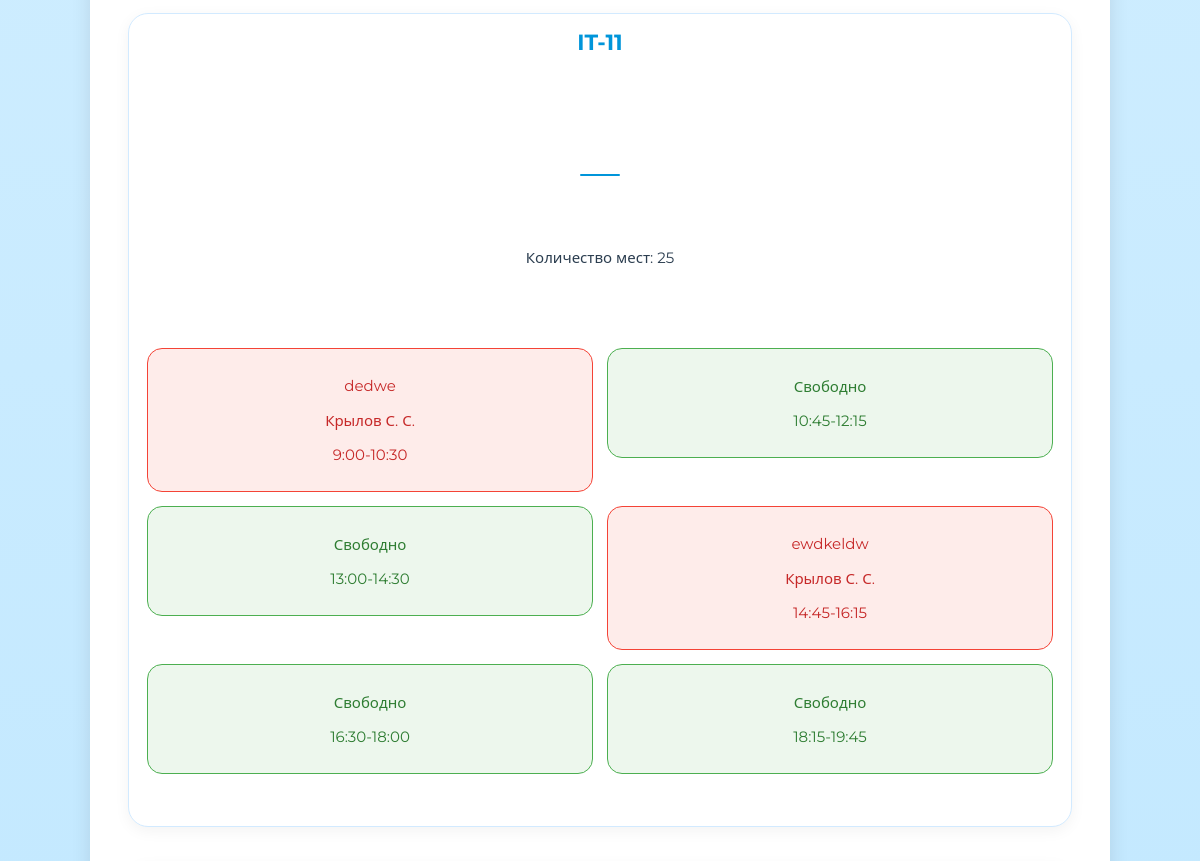
Page /main (middle part) on the earlier database version.
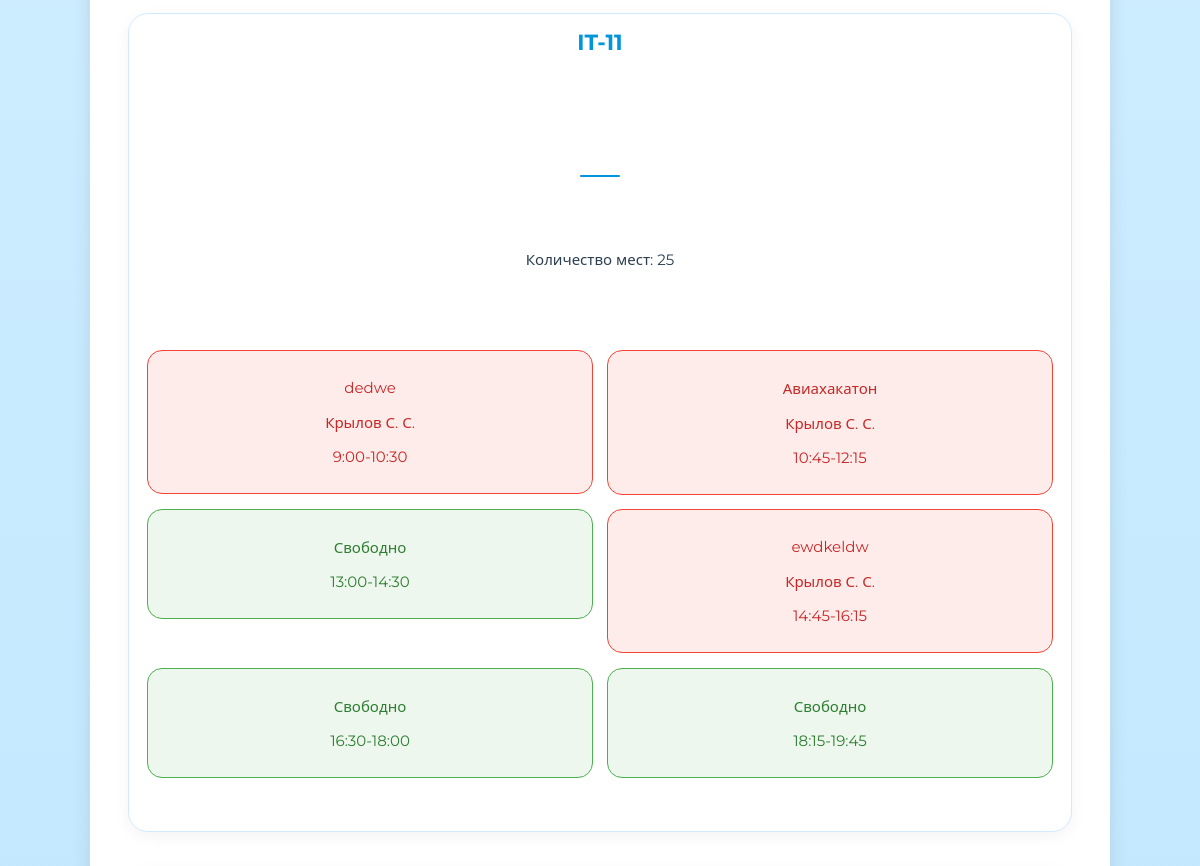
Same page on the later database version.
### main/models.py (models this page shows, shortened)
class IT_db_base(models.Model):
    Date = models.DateField("Дата")
    GroupIn900_1030 = models.CharField("Группа на 9.00-10.30", max_length=16, blank=True, default="")
    GroupIn1045_1215 = models.CharField("Группа на 10.45-12.15", max_length=16, blank=True, default="")
    GroupIn1300_1430 = models.CharField("Группа на 13.00-14.30", max_length=16, blank=True, default="")
    GroupIn1445_1615 = models.CharField("Группа на 14.45-16.15", max_length=16, blank=True, default="")
    GroupIn1630_1800 = models.CharField("Группа на 16.30-18.00", max_length=16, blank=True, default="")
    GroupIn1815_1945 = models.CharField("Группа на 18.15-19.45", max_length=16, blank=True, default="")
    OWNER_GroupIn900_1030 = models.CharField("Владелец группы на 9.00-10.30", max_length=50, blank=True, default="")
    OWNER_GroupIn1045_1215 = models.CharField("Владелец группы на 10.45-12.15", max_length=50, blank=True, default="")
    OWNER_GroupIn1300_1430 = models.CharField("Владелец группы на 13.00-14.30", max_length=50, blank=True, default="")
    OWNER_GroupIn1445_1615 = models.CharField("Владелец группы на 14.45-16.15", max_length=50, blank=True, default="")
    OWNER_GroupIn1630_1800 = models.CharField("Владелец группы на 16.30-18.00", max_length=50, blank=True, default="")
    OWNER_GroupIn1815_1945 = models.CharField("Владелец группы на 18.15-19.45", max_length=50, blank=True, default="")
    class Meta():
        abstract = True

class IT11_db(IT_db_base):
    class Meta():
        verbose_name = "Группа в IT-11"
        verbose_name_plural = "Группы в IT-11"
        ordering = ["Date"]

class Accounts(models.Model):
    name = models.CharField("Имя", max_length=50)
    surname = models.CharField("Фамилия", max_length=50)
    lastname = models.CharField("Отчество", max_length=50)
    department = models.CharField("Кафедра", max_length=6)
    login = models.CharField("Логин", max_length=50, unique=True)
    password = models.CharField("Пароль", max_length=128)
    class Meta():
        verbose_name = "Преподаватель"
        verbose_name_plural = "Преподаватели"

### main/views.py (the view, shortened to what this page needs)
# urls.py: path("main", views.main, name="main_page")
def main(request):
    data = {}
    data["account_mod"] = request.session.get("account_mod")
    error = request.session.pop("error", 0)
    audience_list = Audiences.objects.all()
    current_date = 0
    aditional_info = {
        "AudienceName": ["IT-5", "IT-11", "IT-15", "IT-17"]
    }
    quit = request.GET.get("quit")
    if quit:
        request.session.flush()
        return redirect("main_page")
    new_current_date = request.GET.get("current_date_index_from_form")
    if new_current_date and new_current_date != "None":
        current_date = int(new_current_date)
    if data["account_mod"] == 1:
        data["account"] = request.session.get("account")
    DataToFrontend = {
        "data": data,
        "audience_list": audience_list,
        "aditional_info": {
            "AudienceName": ["IT5", "IT11", "IT15", "IT17"],
            "SeatsQuantity": seats_quantity,
            "CurrentDateIndex": current_date,
            "AllLessonTimings": [
                ["GroupIn900_1030", "9:00-10:30"],
                ["GroupIn1045_1215", "10:45-12:15"],
                ["GroupIn1300_1430", "13:00-14:30"],
                ["GroupIn1445_1615", "14:45-16:15"],
                ["GroupIn1630_1800", "16:30-18:00"],
                ["GroupIn1815_1945", "18:15-19:45"]
            ]
        }
    }
    DataToFrontend["error"] = error
    return render(request, "main/main.html", DataToFrontend)

### main/templatetags/custom_filters.py (called while the page is built)
@register.filter()
def pretty_view(IT):
    prettyIT = f"IT-{IT[2:]}"
    return prettyIT

@register.filter()
def get_attr(first, second):
    if hasattr(first, second):
        return getattr(first, second)
    return None

@register.filter()
def get_item_from_dict(dictionary, key):
    if key in dictionary:
        return dictionary[key]
    return None

@register.filter()
def free_or_booked(timetable_item):
    if timetable_item:
        return "booked"
    return "free"

@register.filter()
def increment(num):
    return num + 1

@register.filter()
def get_date_from_current_date(audience_list, CurrentDateIndex):
    return audience_list[CurrentDateIndex].IT5.Date

@register.filter()
def get_element_from_list(arr, index):
    return arr[index]

@register.filter()
def get_teacher_FIO(verbose_name, date_auditory):
    date, auditory = date_auditory.split("|")
    date = int(date)
    auditory += "_db"
    Django_db_model = apps.get_model("main", auditory)
    all_objects = getattr(Django_db_model, "objects").all()
    audience_on_current_date = all_objects[date]
    OWNER_element = f"OWNER_{verbose_name}"
    owner_login = getattr(audience_on_current_date, OWNER_element)
    account = Accounts.objects.filter(login=owner_login).first()
    name = account.name[0] + "."
    surname = account.surname
    lastname = account.lastname[0] + "."
    return f"{surname} {name} {lastname}"

@register.filter()
def get_teacher_login(verbose_name, date_auditory):
    date, auditory = date_auditory.split("|")
    date = int(date)
    auditory += "_db"
    Django_db_model = apps.get_model("main", auditory)
    all_objects = getattr(Django_db_model, "objects").all()
    audience_on_current_date = all_objects[date]
    OWNER_element = f"OWNER_{verbose_name}"
    owner_login = getattr(audience_on_current_date, OWNER_element)
    return owner_login

@register.filter()
def concatenate(date, auditory):
    return f"{date}|{auditory}"

### main/templates/main/main.html (shortened to what this page needs)
{% load static %}
{% load custom_filters %}
<!DOCTYPE html>
<html lang="ru">
  <head>
    <link rel="stylesheet" href="{% static 'main/css/main.css' %}">
    <link rel="stylesheet" href="https://cdnjs.cloudflare.com/ajax/libs/font-awesome/6.4.0/css/all.min.css">
  </head>
  <body>
    <main>
      {% with current_date=aditional_info.CurrentDateIndex %}
        <div id="Timetable">
          {% for name in aditional_info.AudienceName %}
            <div class="box {% if data.account_mod == 1 %}allow-edit{% endif %}">
              <h2>{{ name|pretty_view }}</h2>
              <p class="audience-info">Количество мест: {{ aditional_info.SeatsQuantity|get_item_from_dict:name }}</p>
              {% with el=audience_list|get_element_from_list:current_date %}
                {% with IT=el|get_attr:name %}
                  {% for i in aditional_info.AllLessonTimings %}
                    {% with group=IT|get_attr:i.0 %}
                      <form action="{% url 'main_page' %}" method="POST" class="edit-group-info">
                        {% with date_auditory=current_date|concatenate:name %}
                          <div
                            class="Timetable-item {{ group|free_or_booked }}"
                            {% if group|free_or_booked == "free" or data.account.login == i.0|get_teacher_login:date_auditory %}
                              tabindex="0"
                            {% endif %}
                            >
                            {% if group %}
                              <p>{{ group }}</p>
                              <p>{{ i.0|get_teacher_FIO:date_auditory }}</p>
                            {% else %}
                              <p>Свободно</p>
                            {% endif %}
                            <p>{{ i.1 }}</p>
                          </div>
                        {% endwith %}
                      </form>
                    {% endwith %}
                  {% endfor %}
                {% endwith %}
              {% endwith %}
            </div>
          {% endfor %}
        </div>
      {% endwith %}
    </main>
  </body>
</html>

### main/static/main/css/main.css (style rules this page uses)
html { background: linear-gradient(180deg, #d8f1ff, #b5e3ff); background-attachment: fixed; height: 100%; }
body { margin: 0; padding: 0; font-family: 'Montserrat', "Segoe UI", sans-serif; min-height: 100vh; overflow-x: hidden; text-align: center; position: relative; color: #2c3e50; }
main { animation: fadeIn 0.6s ease-out; background: white; border-radius: 20px; box-shadow: 0 6px 20px rgba(0, 0, 0, 0.1); width: 55vw; min-height: 100vh; height: max-content; display: inline-block; padding: 30px; margin-top: 40px; margin-bottom: 40px; transition: all 0.3s ease; }
#Timetable { width: 100%; height: 100%; margin: 20px auto; display: grid; grid-template-columns: 1fr 1fr; grid-template-rows: 0.5fr; gap: 20px; }
.box { animation: fadeIn 0.6s ease-out; animation-fill-mode: both; background: white; margin: 8px; padding: 15px; border-radius: 20px; border: 1.5px solid #d2eaff; display: grid; grid-template-columns: 1fr 1fr; grid-auto-rows: 1fr; box-shadow: 0 4px 15px rgba(0, 0, 0, 0.05); gap: 8px; transition: all 0.3s ease; }
.box h2 { grid-column: 1 / 3; color: #0095DA; font-size: 22px; margin: 0 0 3px 0; position: relative; display: inline-block; }
.box h2:after { content: ''; position: absolute; width: 40px; height: 2px; background-color: #0095DA; bottom: 0; left: calc(50% - 20px); border-radius: 1px; }
.Timetable-item { border-radius: 15px; margin: 3px; padding: 12px 8px; transition: all 0.3s ease; cursor: pointer; font-size: 15px; }
.free { background-color: rgba(76, 175, 80, 0.1); color: #2E7D32; border: 1.5px solid #4CAF50; transform: scale(1); transition: transform 0.2s ease, background-color 0.2s ease; }
.booked { background-color: rgba(244, 67, 54, 0.1); color: #C62828; border: 1.5px solid #F44336; transform: scale(1); transition: transform 0.2s ease, background-color 0.2s ease; }
.audience-info { display: flex; align-items: center; justify-content: center; grid-column: 1 / 3; color: #2c3e50; font-size: 15px; margin: 0 0 10px 0; }
@media (max-width: 1200px) { main { width: 80vw; } }
@media (max-width: 1200px) { #Timetable { grid-template-columns: 1fr; } }

Differences in the rows shown:
changed IT11_db "dedwe": GroupIn1045_1215 empty → "Авиахакатон" (drawn)
Other differences:
new list line: "Авиахакатон Крылов С. С."
list line gone: "Свободно 10:45-12:15"
new list line: "10:45-12:15"
